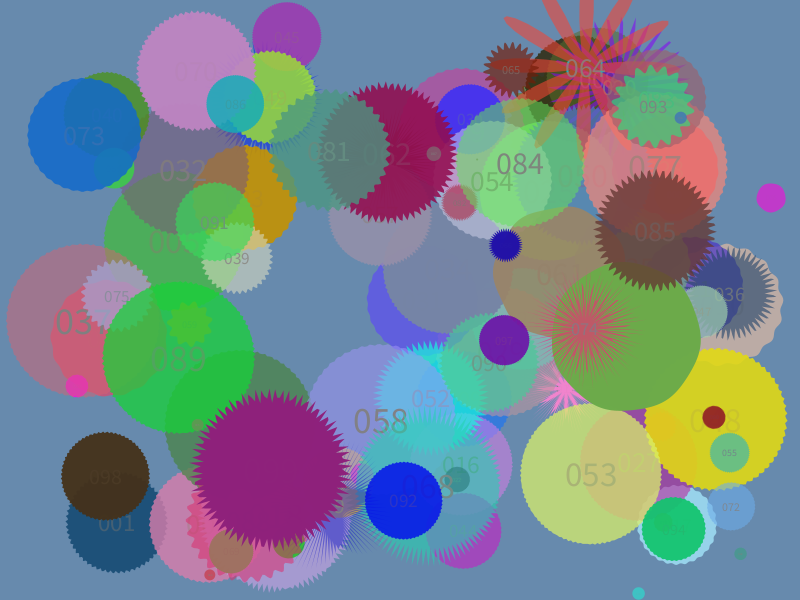
Frame 1 (no input)
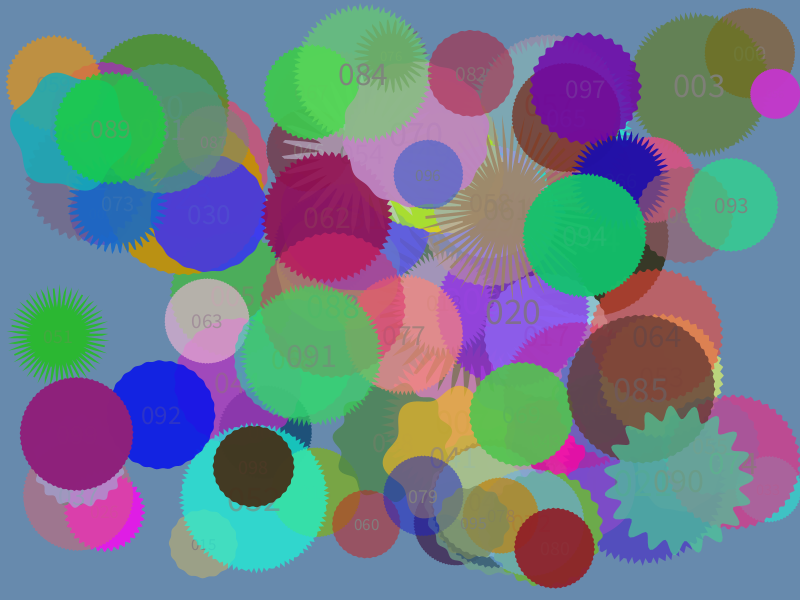
Frame 60 (the mouse pressed at the canvas centre just before this capture)
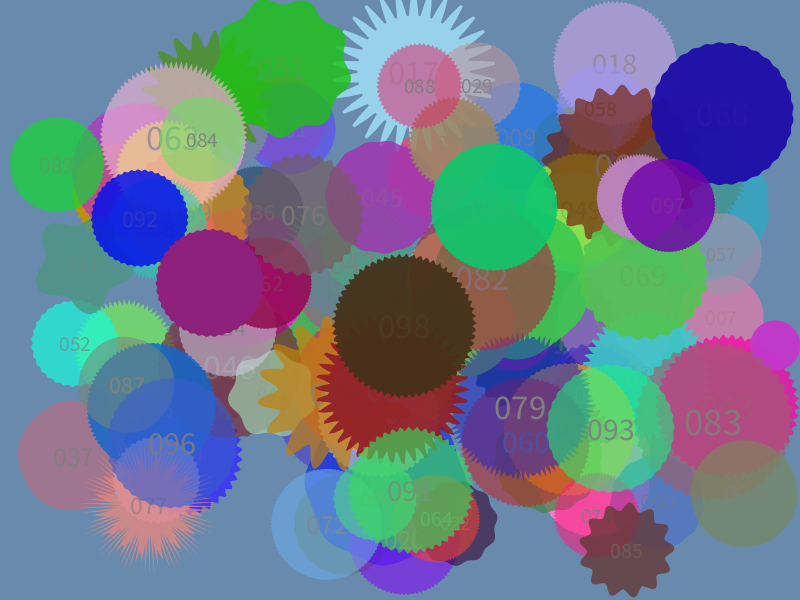
Frame 120 (the mouse held since frame 60 and released just before this capture)

The Processing sketch that drew these frames (run headless with seeded random() and noise(); from frame 60 on, the mouse is pressed at the canvas centre):

// Processing sketch: processing_122848
// ── processing_122848.pde

int numC = 100;
sineCircle[] cc;


///////////////////////////////////////
void setup() {
  size(800, 600);
  smooth(8);
  frameRate(100);
  noStroke();

  cc = new sineCircle[numC];
  for (int i=0;i<numC;i++) {
    cc[i] = new sineCircle();
  }
}


///////////////////////////////////////
void draw() {
  background(103, 138, 173);
  for (int i=0;i<numC;i++) {
    cc[i].rotation();
    cc[i].flux();
    cc[i].move();
    cc[i].cText(i);
    //cc[i].portal
    cc[i].display();
  }
}


///////////////////////////////////////
class sineCircle {
  int numSpike;
  int numPoint;
  PVector center;
  float rad;
  float angle;
  color c;
  boolean grow = true;
  boolean xU = false;
  boolean yU = false;
  float xspeed = random(-5,5);
  float yspeed = random(-5,5);


  //////////////
  sineCircle() {
    numSpike =int(random(4, 10));
    numPoint = 180;
    rad = random(width/10);
    center = new PVector(random(rad, width-rad), random(rad, height-rad));
    angle = random(TWO_PI);
    c = color(random(255), random(255), random(255), random(127,255));
  }

  //////////////
  void rotation() {
    angle+=0.05;
  }
  //////////////
  void flux() {

    float maxR = width/10;
    float minR = width/20;

    if (grow) {
      rad+=0.5;
    }
    else {
      rad-=0.5;
    }
    if (rad>maxR) {
      grow=false;
    }
    if (rad<minR) {
      grow=true;
    }
  }

  //////////////
  void move() {
    float f = random(0.8,1.05);
  
    if (xU) {
      center.x-=xspeed;
    }
    else {
      center.x+=xspeed;
    }
    if (yU) {
      center.y-=yspeed;
    }
    else {
      center.y+=yspeed;
    }

    if (center.x>=width-rad||center.x<=rad) {
      xU=!xU;
      grow=false;
      xspeed*=f;

    }
    if (center.y>=height-rad||center.y<=rad) {
      yU=!yU;
      grow=false;
      yspeed*=f;
      

    }
//    print("\n");
//    println(center.x-rad,center.y-rad);
//    println(center.x+rad,center.y+rad);
      println(xspeed,yspeed);
  }
  
  //////////////
  void cText(int num) {
    String cText = nf(num,3);
    color tColor = color(255-red(c),255-green(c),255-blue(c),255);
    fill(tColor);
    textSize(rad/2);
    textAlign(CENTER,CENTER);
    text(cText,center.x,center.y);
    
  }
  
  //////////////
  void display() {
    numSpike =int(random(4, 100));
    float pA = TWO_PI/numPoint;
    float rA = pA*numSpike ;
    float shake = random(1, 100);

    beginShape();
    fill(c);
    for (int i=0;i<numPoint;i++) {
      float dR = rad*(1-sin(rA*i)/shake);
      float x = dR*cos(pA*i + angle);
      float y = dR*sin(pA*i + angle);

      vertex(x+center.x, y+center.y);
    }
    endShape(CLOSE);
  }
}

////////////
void keyPressed() {
  if (key=='p'||key=='P') {
    noLoop();
  }
  if (key=='o'||key=='O') {
    loop();
  }
}
////////////
